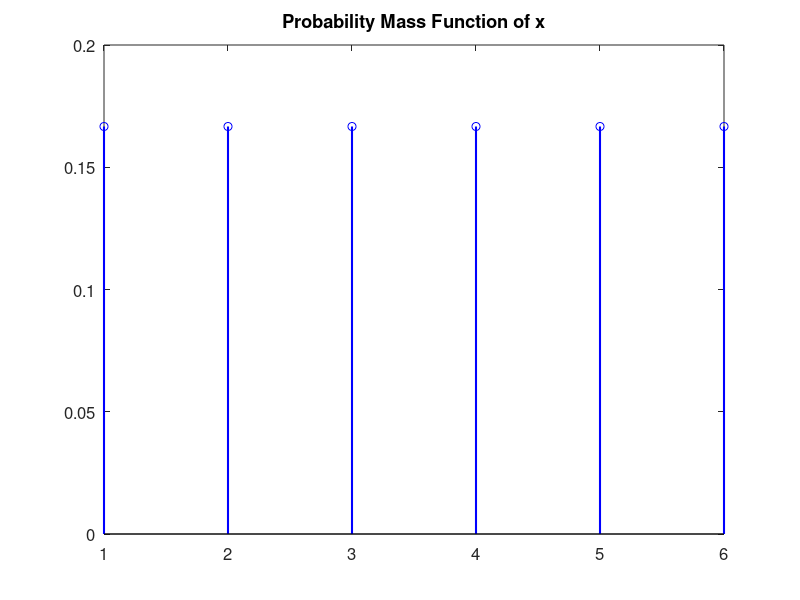

Write the MATLAB code that produced this figure. (Note: this script raises an error after producing the figure.)
% ELEC 326 Activity 1 Q1

% Initialize a matrix of dice values with range 1-6
x = 1:6;

% Initialize a count for number of rolls for a die
N = 1000000;

% Initialize a count for number of dice
NUM_DICE = 3;

% ---- Plot of baseline PMF of x - Q1PART1 ----

% Baseline PMF for a fair Dice Roll - 1/6 for Die
PMF_x = 1 / length(x) * ones(1, length(x));

% Plot Specifications
fig = figure('Name', 'PMF of x');
stem(x, PMF_x, 'b', 'LineWidth', 1.5);
title('Probability Mass Function of x');
set(gca, 'FontSize', 12);
ax = gca;
ax.XLabel.String = 'x';
ax.XLim = [0, numel(x)+1];
ax.YLabel.String = 'P(x)';

% ---- Plot of baseline PMF of y - Q1PART1 ----

% Use combvec to get all combinations for 3 dice and sum of combinations
y = sum(combvec(x, x, x));

% Sort the results so they are ordered 3-18
y = sort(y);

% Count the number of times a unique number is in y
[y, ~, counts] = unique(y);
counts = accumarray(counts, 1);

% Calculate PMF_y by dividing the counts for each index by the sum
PMF_y = counts / sum(counts);
PMF_y = reshape(PMF_y, 1, []); % Reposition the data such that the row is occupied not column

% Plot Specifications
fig = figure('Name', 'PMF of y');
stem(y, PMF_y, 'b', 'LineWidth', 1.5);
title('Probability Mass Function of y');
set(gca, 'FontSize', 12);
ax = gca;
ax.XLabel.String = 'y';
ax.XLim = [0, 21];
ax.YLabel.String = 'P(y)';

% ---- Plot of CDF of x - Q1PART2 ----

% Determine CDF_ using cumulative sum of PMF_x at correpsonding index
CDF_x = cumsum(PMF_x);

% Plot Specifications
fig = figure('Name', 'CDF of x');
stairs([0, x numel(x)+1], [0 CDF_x 1], 'b', 'LineWidth', 1.5);
title('Cumulative Distribution Function of x');
set(gca, 'FontSize', 12);
ax = gca;
ax.XLabel.String = 'x';
ax.XLim = [0, numel(x)+1];
ax.YLabel.String = 'F(x)';

% ---- Plot of CDF of y - Q1PART2 ----

% Determine CDF_y using cumulative sum of PMF_y at correpsonding index
CDF_y = cumsum(PMF_y);

% Plot Specifications
fig = figure('Name', 'CDF of y');
stairs([0 y 20], [0 CDF_y 1], 'r', 'LineWidth', 1.5);
title('Cumulative Distribution Function of y');
set(gca, 'FontSize', 12);
ax = gca;
ax.XLabel.String = 'y';
ax.XLim = [0, 20];
ax.YLabel.String = 'F(y)';


% ---- Roll dice N times and store - Q1PART3 ----

% Initialize 3 Dice to retrieve Random Num from "Roll" via rand_gen
x1 = rand_gen(x, PMF_x, N);
x2 = rand_gen(x, PMF_x, N);
x3 = rand_gen(x, PMF_x, N);

% Store sum in y
y = x1 + x2 + x3;

% ---- Plot of count for each time a unique roll occurs in x - Q1PART4 ----

% Count the number of  times each unique number occurrs in each die
H1 = histcounts(x1, [x, x(end) + 1]);
H2 = histcounts(x2, [x, x(end) + 1]);
H3 = histcounts(x3, [x, x(end) + 1]);

% Plot Specifications
fig = figure('Name', ['Cumulative Sum of Unique Dice Rolls from ', num2str(N), ' rolls']);
stem(x, H1, 'b', 'LineWidth', 1.5);
hold on;
stem(x, H2, 'r', 'LineWidth', 1.5);
stem(x, H3, 'g', 'LineWidth', 1.5);
hold off;

title(['Sum of Unique Dice Rolls - N=', num2str(N)]);
set(gca, 'FontSize', 12);
ax = gca;
ax.XLabel.String = 'Number Rolled';
ax.XLim = [0, numel(x)+1];
ax.YLabel.String = 'Aggregate Count';
legend('H1', 'H2', 'H3', 'FontSize', 12, 'Location', 'SouthEast');

% If we divide H1 H2 H3 by N, the probability of the vent occuring is what is determined.

% ---- Plot of count for each time a unique roll occurs in y - Q1PART5 ----
H = histcounts(y, 1:19);

% Plot Specifications
fig = figure('Name', ['Unique Combinations from ', num2str(N), ' rolls']);
stem(H, 'b', 'LineWidth', 1.5);

title(['Sum of Unique Combinations - N=', num2str(N)]);
set(gca, 'FontSize', 12);
ax = gca;
ax.XLabel.String = 'Dice Combinations';
ax.XLim = [0, 20];
ax.YLabel.String = 'Aggregate Count';




